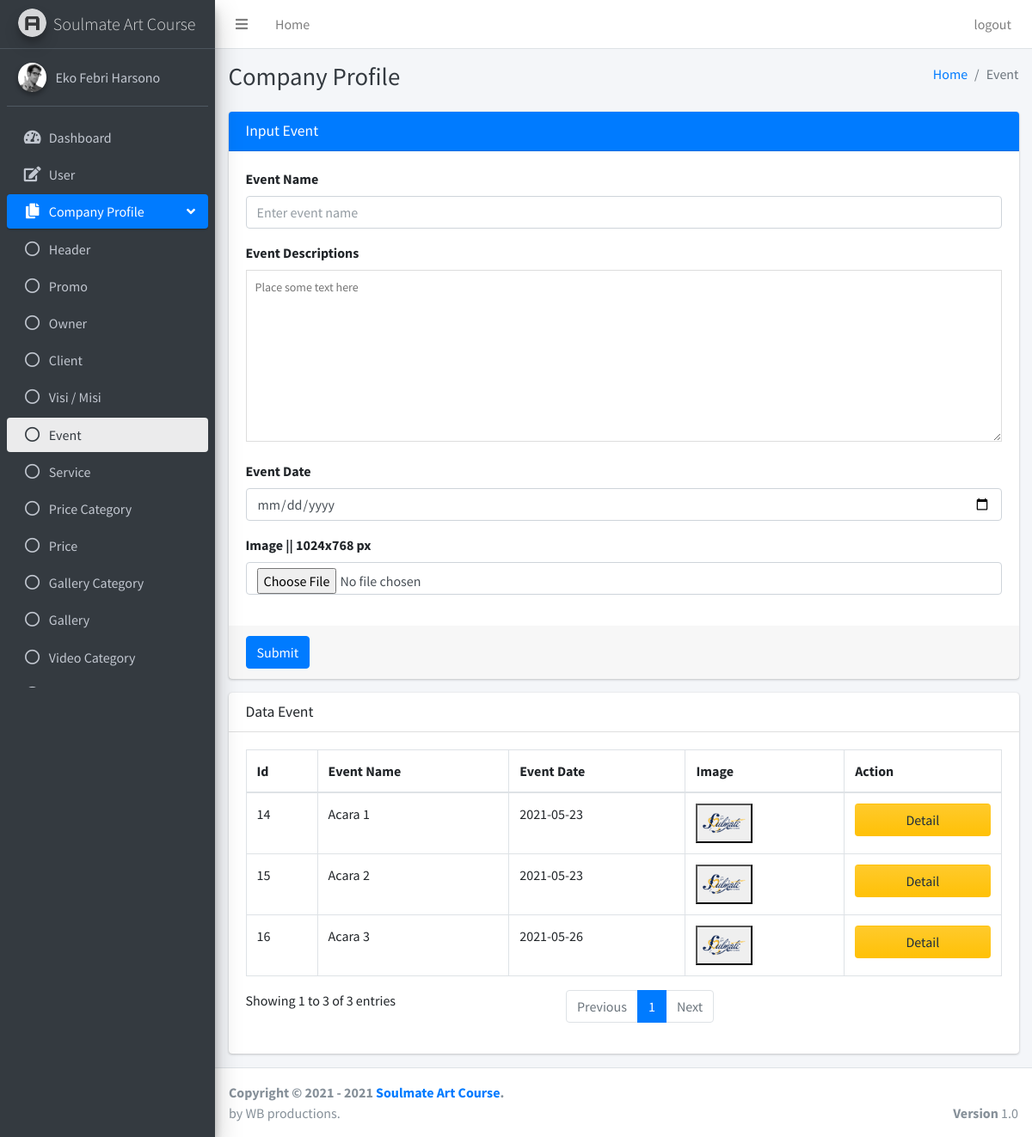
Page /pages/companyProfile/event.php (signed in) on the committed database.
### tables this page shows
CREATE TABLE `event` (
  `id_event` int(11) NOT NULL,
  `event_name` varchar(50) NOT NULL,
  `event_descriptions` text NOT NULL,
  `date` date NOT NULL,
  `image` text NOT NULL
);

### pages/companyProfile/event.php (the view, shortened to what this page needs)
<?php
if ($_SESSION["id"] == null || $_SESSION["id"] == "") {
    header('Location: ../../login.php?status=4');
} else {
    $conn = OpenCon(); ?>
    <!DOCTYPE html>
    <html>
    <head>
        <link rel="stylesheet" href="../../plugins/fontawesome-free/css/all.min.css">
        <link rel="stylesheet" href="https://code.ionicframework.com/ionicons/2.0.1/css/ionicons.min.css">
        <link rel="stylesheet" href="../../plugins/sweetalert2-theme-bootstrap-4/bootstrap-4.min.css">
        <link rel="stylesheet" href="../../plugins/toastr/toastr.min.css">
        <link rel="stylesheet" href="../../dist/css/adminlte.min.css">
        <link rel="stylesheet" href="../../plugins/summernote/summernote-bs4.css">
    </head>
    <body class="hold-transition sidebar-mini layout-fixed">
        <div class="wrapper">
            <?php include '../dashboard/navbar.php'; ?>
            <?php include '../sidebar/sidebarEvent.php'; ?>
            <div class="content-wrapper">
                <div class="content-header">
                    <div class="container-fluid">
                        <div class="row mb-2">
                            <div class="col-sm-6">
                                <h1 class="m-0 text-dark">Company Profile</h1>
                            </div>
                            <div class="col-sm-6">
                                <ol class="breadcrumb float-sm-right">
                                    <li class="breadcrumb-item"><a href="#">Home</a></li>
                                    <li class="breadcrumb-item active">Event</li>
                                </ol>
                            </div>
                        </div>
                    </div>
                </div>
                <section class="content">
                    <div class="container-fluid">
                        <div class="row">
                            <div class="col-md-12">
                                <div class="card card-primary">
                                    <div class="card-header">
                                        <h3 class="card-title">Input Event</h3>
                                    </div>
                                    <form role="form" enctype="multipart/form-data" method="POST" action="../../php/companyProfile/eventActions.php">
                                        <div class="card-body">
                                            <div class="form-group">
                                                <label for="exampleInputEmail1">Event Name</label>
                                                <input type="text" class="form-control" name="event_name" placeholder="Enter event name" required>
                                            </div>
                                            <div class="mb-3">
                                                <label for="exampleInputEmail1">Event Descriptions</label>
                                                <textarea class="textarea" name="event_descriptions" placeholder="Place some text here" style="width: 100%; height: 200px; font-size: 14px; line-height: 18px; border: 1px solid #dddddd; padding: 10px;"></textarea>
                                            </div>
                                            <div class="form-group">
                                                <label for="exampleInputEmail1">Event Date</label>
                                                <input type="date" class="form-control" name="event_date" placeholder="Enter event date" required>
                                            </div>
                                            <div class="form-group">
                                                <label for="exampleInputEmail1">Image || 1024x768 px</label>
                                                <input type="file" class="form-control" name="image">
                                            </div>
                                        </div>
                                        <div class="card-footer">
                                            <button type="submit" class="btn btn-primary" name="submitInsertEvent">Submit</button>
                                        </div>
                                    </form>
                                </div>
                            </div>
                            <div class="col-md-12">
                                <div class="card">
                                    <div class="card-header">
                                        <h3 class="card-title">Data Event</h3>
                                    </div>
                                    <div class="card-body">
                                        <?php
                                        $sql = "SELECT * FROM `event`";
                                        $res = mysqli_query($conn, $sql);
                                        ?>
                                        <table id="example2" class="table table-bordered table-hover">
                                            <thead>
                                                <tr>
                                                    <th>Id</th>
                                                    <th>Event Name</th>
                                                    <th>Event Date</th>
                                                    <th>Image</th>
                                                    <th>Action</th>
                                                </tr>
                                            </thead>
                                            <tbody>
                                                <?php while ($row = mysqli_fetch_array($res)) { ?>
                                                    <tr>
                                                        <td><?php echo $row['id_event']; ?></td>
                                                        <td><?php echo $row['event_name']; ?></td>
                                                        <td><?php echo $row['date']; ?></td>
                                                        <td>
                                                            <button data-toggle="modal" data-target="#a<?php echo $row['id_event']; ?>">
                                                                <img style="width:50px;height:40px;" src="<?php echo $row['image']; ?>" alt="">
                                                            </button>
                                                        </td>
                                                        <td>
                                                            <button class="btn btn-block bg-gradient-warning" name="detail" data-toggle="modal" data-target="#b<?php echo $row['id_event']; ?>">Detail</button>
                                                        </td>
                                                    </tr>
                                                <?php } ?>
                                            </tbody>
                                        </table>
                                    </div>
                                </div>
                            </div>
                        </div>
                </section>
            </div>
            <?php include '../dashboard/footer.php'; ?>
        </div>
    </body>
    </html>
<?php } ?>

### rows in the picture
event: id_event "14", event_name "Acara 1", date "2021-05-23", image (placeholder picture)
event: id_event "15", event_name "Acara 2", date "2021-05-23", image (placeholder picture)
event: id_event "16", event_name "Acara 3", date "2021-05-26", image (placeholder picture)

### other values in the picture
$_SESSION["user_name"] "Eko Febri Harsono"
